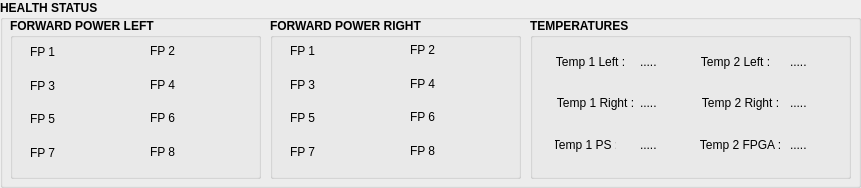
   <widget class="QGroupBox" name="radar_groupbox_22">
    <property name="geometry">
     <rect>
      <x>10</x>
      <y>445</y>
      <width>861</width>
      <height>188</height>
     </rect>
    </property>
    <property name="font">
     <font>
      <bold>true</bold>
     </font>
    </property>
    <property name="styleSheet">
     <string notr="true">QComboBox {
    color: white;
    background-color: #2a2f3b;
    border-radius: 5px;
    padding-left: 8px;
    padding-right: 25px;  /* reserve space for arrow */
    font-size: 12px;
}

/* Drop-down list (popup) */
QComboBox QAbstractItemView {
    background: transparent;             /* remove backside background */
    color: white;
    selection-background-color: #323741;
    selection-color: white;
    border: none;                        /* remove border */
    outline: 0;
    padding-left: 8px;                   /* add space from left */
    padding-right: 5px;
    border-radius: 5px;
    font-size: 15px;
}

/* Hover effect on closed combo box */
QComboBox:hover {
    background-color: #323741;
}

/* Drop-down arrow area (right side) */
QComboBox::drop-down {
    border: none;                        /* no border */
    width: 25px;
    subcontrol-origin: padding;
    subcontrol-position: top right;
    background: transparent;             /* keep transparent */
}

/* Arrow image */
QComboBox::down-arrow {
    image: url(:/resources/arrow.png);
    width: 12px;
    height: 12px;
}

/* Button styling */
QPushButton {
    background-color: orange;
    color: black;
    border: none;
    height: 35px;
    border-radius: 5px;
    font-size: 16px;
}

QPushButton:pressed {
    background-color: darkorange;
}

</string>
    </property>
    <property name="title">
     <string>HEALTH STATUS</string>
    </property>
    <widget class="QGroupBox" name="radar_groupbox_23">
     <property name="geometry">
      <rect>
       <x>10</x>
       <y>18</y>
       <width>251</width>
       <height>161</height>
      </rect>
     </property>
     <property name="font">
      <font>
       <bold>true</bold>
      </font>
     </property>
     <property name="styleSheet">
      <string notr="true">QComboBox {
    color: white;
    background-color: #2a2f3b;
    border-radius: 5px;
    padding-left: 8px;
    padding-right: 25px;  /* reserve space for arrow */
    font-size: 12px;
}

/* Drop-down list (popup) */
QComboBox QAbstractItemView {
    background: transparent;             /* remove backside background */
    color: white;
    selection-background-color: #323741;
    selection-color: white;
    border: none;                        /* remove border */
    outline: 0;
    padding-left: 8px;                   /* add space from left */
    padding-right: 5px;
    border-radius: 5px;
    font-size: 15px;
}

/* Hover effect on closed combo box */
QComboBox:hover {
    background-color: #323741;
}

/* Drop-down arrow area (right side) */
QComboBox::drop-down {
    border: none;                        /* no border */
    width: 25px;
    subcontrol-origin: padding;
    subcontrol-position: top right;
    background: transparent;             /* keep transparent */
}

/* Arrow image */
QComboBox::down-arrow {
    image: url(:/resources/arrow.png);
    width: 12px;
    height: 12px;
}

/* Button styling */
QPushButton {
    background-color: orange;
    color: black;
    border: none;
    height: 35px;
    border-radius: 5px;
    font-size: 16px;
}

QPushButton:pressed {
    background-color: darkorange;
}

</string>
     </property>
     <property name="title">
      <string>FORWARD POWER LEFT</string>
     </property>
     <widget class="QLabel" name="label_129">
      <property name="geometry">
       <rect>
        <x>20</x>
        <y>55</y>
        <width>31</width>
        <height>26</height>
       </rect>
      </property>
      <property name="font">
       <font>
        <pointsize>9</pointsize>
       </font>
      </property>
      <property name="text">
       <string>FP 3</string>
      </property>
     </widget>
     <widget class="QLabel" name="label_130">
      <property name="geometry">
       <rect>
        <x>20</x>
        <y>88</y>
        <width>31</width>
        <height>26</height>
       </rect>
      </property>
      <property name="font">
       <font>
        <pointsize>9</pointsize>
       </font>
      </property>
      <property name="text">
       <string>FP 5</string>
      </property>
     </widget>
     <widget class="QLabel" name="label_131">
      <property name="geometry">
       <rect>
        <x>20</x>
        <y>21</y>
        <width>31</width>
        <height>26</height>
       </rect>
      </property>
      <property name="font">
       <font>
        <pointsize>9</pointsize>
       </font>
      </property>
      <property name="text">
       <string>FP 1</string>
      </property>
     </widget>
     <widget class="QLabel" name="label_132">
      <property name="geometry">
       <rect>
        <x>20</x>
        <y>122</y>
        <width>31</width>
        <height>26</height>
       </rect>
      </property>
      <property name="font">
       <font>
        <pointsize>9</pointsize>
       </font>
      </property>
      <property name="text">
       <string>FP 7</string>
      </property>
     </widget>
     <widget class="QLabel" name="fpLf3">
      <property name="geometry">
       <rect>
        <x>80</x>
        <y>55</y>
        <width>25</width>
        <height>25</height>
       </rect>
      </property>
      <property name="font">
       <font>
        <pointsize>9</pointsize>
       </font>
      </property>
      <property name="text">
       <string/>
      </property>
      <property name="pixmap">
       <pixmap resource="resources.qrc">:/newPrefix/resources/Off.png</pixmap>
      </property>
      <property name="scaledContents">
       <bool>true</bool>
      </property>
     </widget>
     <widget class="QLabel" name="fpLf5">
      <property name="geometry">
       <rect>
        <x>80</x>
        <y>88</y>
        <width>25</width>
        <height>25</height>
       </rect>
      </property>
      <property name="font">
       <font>
        <pointsize>9</pointsize>
       </font>
      </property>
      <property name="text">
       <string/>
      </property>
      <property name="pixmap">
       <pixmap resource="resources.qrc">:/newPrefix/resources/Off.png</pixmap>
      </property>
      <property name="scaledContents">
       <bool>true</bool>
      </property>
     </widget>
     <widget class="QLabel" name="fpLf1">
      <property name="geometry">
       <rect>
        <x>80</x>
        <y>21</y>
        <width>25</width>
        <height>25</height>
       </rect>
      </property>
      <property name="font">
       <font>
        <pointsize>9</pointsize>
       </font>
      </property>
      <property name="text">
       <string/>
      </property>
      <property name="pixmap">
       <pixmap resource="resources.qrc">:/newPrefix/resources/Off.png</pixmap>
      </property>
      <property name="scaledContents">
       <bool>true</bool>
      </property>
     </widget>
     <widget class="QLabel" name="fpLf7">
      <property name="geometry">
       <rect>
        <x>80</x>
        <y>122</y>
        <width>25</width>
        <height>25</height>
       </rect>
      </property>
      <property name="font">
       <font>
        <pointsize>9</pointsize>
       </font>
      </property>
      <property name="text">
       <string/>
      </property>
      <property name="pixmap">
       <pixmap resource="resources.qrc">:/newPrefix/resources/Off.png</pixmap>
      </property>
      <property name="scaledContents">
       <bool>true</bool>
      </property>
     </widget>
     <widget class="QLabel" name="fpLf8">
      <property name="geometry">
       <rect>
        <x>200</x>
        <y>121</y>
        <width>25</width>
        <height>25</height>
       </rect>
      </property>
      <property name="font">
       <font>
        <pointsize>9</pointsize>
       </font>
      </property>
      <property name="text">
       <string/>
      </property>
      <property name="pixmap">
       <pixmap resource="resources.qrc">:/newPrefix/resources/Off.png</pixmap>
      </property>
      <property name="scaledContents">
       <bool>true</bool>
      </property>
     </widget>
     <widget class="QLabel" name="label_138">
      <property name="geometry">
       <rect>
        <x>140</x>
        <y>121</y>
        <width>31</width>
        <height>26</height>
       </rect>
      </property>
      <property name="font">
       <font>
        <pointsize>9</pointsize>
       </font>
      </property>
      <property name="text">
       <string>FP 8</string>
      </property>
     </widget>
     <widget class="QLabel" name="fpLf4">
      <property name="geometry">
       <rect>
        <x>200</x>
        <y>54</y>
        <width>25</width>
        <height>25</height>
       </rect>
      </property>
      <property name="font">
       <font>
        <pointsize>9</pointsize>
       </font>
      </property>
      <property name="text">
       <string/>
      </property>
      <property name="pixmap">
       <pixmap resource="resources.qrc">:/newPrefix/resources/Off.png</pixmap>
      </property>
      <property name="scaledContents">
       <bool>true</bool>
      </property>
     </widget>
     <widget class="QLabel" name="fpLf2">
      <property name="geometry">
       <rect>
        <x>200</x>
        <y>20</y>
        <width>25</width>
        <height>25</height>
       </rect>
      </property>
      <property name="font">
       <font>
        <pointsize>9</pointsize>
       </font>
      </property>
      <property name="text">
       <string/>
      </property>
      <property name="pixmap">
       <pixmap resource="resources.qrc">:/newPrefix/resources/Off.png</pixmap>
      </property>
      <property name="scaledContents">
       <bool>true</bool>
      </property>
     </widget>
     <widget class="QLabel" name="label_141">
      <property name="geometry">
       <rect>
        <x>140</x>
        <y>87</y>
        <width>31</width>
        <height>26</height>
       </rect>
      </property>
      <property name="font">
       <font>
        <pointsize>9</pointsize>
       </font>
      </property>
      <property name="text">
       <string>FP 6</string>
      </property>
     </widget>
     <widget class="QLabel" name="fpLf6">
      <property name="geometry">
       <rect>
        <x>200</x>
        <y>87</y>
        <width>25</width>
        <height>25</height>
       </rect>
      </property>
      <property name="font">
       <font>
        <pointsize>9</pointsize>
       </font>
      </property>
      <property name="text">
       <string/>
      </property>
      <property name="pixmap">
       <pixmap resource="resources.qrc">:/newPrefix/resources/Off.png</pixmap>
      </property>
      <property name="scaledContents">
       <bool>true</bool>
      </property>
     </widget>
     <widget class="QLabel" name="label_143">
      <property name="geometry">
       <rect>
        <x>140</x>
        <y>20</y>
        <width>31</width>
        <height>26</height>
       </rect>
      </property>
      <property name="font">
       <font>
        <pointsize>9</pointsize>
       </font>
      </property>
      <property name="text">
       <string>FP 2</string>
      </property>
     </widget>
     <widget class="QLabel" name="label_144">
      <property name="geometry">
       <rect>
        <x>140</x>
        <y>54</y>
        <width>31</width>
        <height>26</height>
       </rect>
      </property>
      <property name="font">
       <font>
        <pointsize>9</pointsize>
       </font>
      </property>
      <property name="text">
       <string>FP 4</string>
      </property>
     </widget>
    </widget>
    <widget class="QGroupBox" name="radar_groupbox_26">
     <property name="geometry">
      <rect>
       <x>530</x>
       <y>18</y>
       <width>321</width>
       <height>161</height>
      </rect>
     </property>
     <property name="font">
      <font>
       <bold>true</bold>
      </font>
     </property>
     <property name="styleSheet">
      <string notr="true">QComboBox {
    color: white;
    background-color: #2a2f3b;
    border-radius: 5px;
    padding-left: 8px;
    padding-right: 25px;  /* reserve space for arrow */
    font-size: 12px;
}

/* Drop-down list (popup) */
QComboBox QAbstractItemView {
    background: transparent;             /* remove backside background */
    color: white;
    selection-background-color: #323741;
    selection-color: white;
    border: none;                        /* remove border */
    outline: 0;
    padding-left: 8px;                   /* add space from left */
    padding-right: 5px;
    border-radius: 5px;
    font-size: 15px;
}

/* Hover effect on closed combo box */
QComboBox:hover {
    background-color: #323741;
}

/* Drop-down arrow area (right side) */
QComboBox::drop-down {
    border: none;                        /* no border */
    width: 25px;
    subcontrol-origin: padding;
    subcontrol-position: top right;
    background: transparent;             /* keep transparent */
}

/* Arrow image */
QComboBox::down-arrow {
    image: url(:/resources/arrow.png);
    width: 12px;
    height: 12px;
}

/* Button styling */
QPushButton {
    background-color: orange;
    color: black;
    border: none;
    height: 35px;
    border-radius: 5px;
    font-size: 12px;
}

QPushButton:pressed {
    background-color: darkorange;
}

</string>
     </property>
     <property name="title">
      <string>TEMPERATURES</string>
     </property>
     <widget class="QLabel" name="label_173">
      <property name="geometry">
       <rect>
        <x>25</x>
        <y>72</y>
        <width>81</width>
        <height>26</height>
       </rect>
      </property>
      <property name="font">
       <font>
        <pointsize>9</pointsize>
       </font>
      </property>
      <property name="text">
       <string>Temp 1 Right :</string>
      </property>
      <property name="alignment">
       <set>Qt::AlignmentFlag::AlignCenter</set>
      </property>
     </widget>
     <widget class="QLabel" name="rightTemp1">
      <property name="geometry">
       <rect>
        <x>110</x>
        <y>72</y>
        <width>41</width>
        <height>26</height>
       </rect>
      </property>
      <property name="font">
       <font>
        <pointsize>9</pointsize>
       </font>
      </property>
      <property name="text">
       <string>.....</string>
      </property>
     </widget>
     <widget class="QLabel" name="leftTemp1">
      <property name="geometry">
       <rect>
        <x>110</x>
        <y>31</y>
        <width>41</width>
        <height>26</height>
       </rect>
      </property>
      <property name="font">
       <font>
        <pointsize>9</pointsize>
       </font>
      </property>
      <property name="text">
       <string>.....</string>
      </property>
     </widget>
     <widget class="QLabel" name="psTemp">
      <property name="geometry">
       <rect>
        <x>110</x>
        <y>114</y>
        <width>41</width>
        <height>26</height>
       </rect>
      </property>
      <property name="font">
       <font>
        <pointsize>9</pointsize>
       </font>
      </property>
      <property name="text">
       <string>.....</string>
      </property>
     </widget>
     <widget class="QLabel" name="label_177">
      <property name="geometry">
       <rect>
        <x>25</x>
        <y>31</y>
        <width>71</width>
        <height>26</height>
       </rect>
      </property>
      <property name="font">
       <font>
        <pointsize>9</pointsize>
       </font>
      </property>
      <property name="text">
       <string>Temp 1 Left :</string>
      </property>
      <property name="alignment">
       <set>Qt::AlignmentFlag::AlignCenter</set>
      </property>
     </widget>
     <widget class="QLabel" name="label_178">
      <property name="geometry">
       <rect>
        <x>25</x>
        <y>114</y>
        <width>61</width>
        <height>26</height>
       </rect>
      </property>
      <property name="font">
       <font>
        <pointsize>9</pointsize>
       </font>
      </property>
      <property name="text">
       <string>Temp 1 PS :</string>
      </property>
      <property name="alignment">
       <set>Qt::AlignmentFlag::AlignCenter</set>
      </property>
     </widget>
     <widget class="QLabel" name="label_179">
      <property name="geometry">
       <rect>
        <x>170</x>
        <y>72</y>
        <width>81</width>
        <height>26</height>
       </rect>
      </property>
      <property name="font">
       <font>
        <pointsize>9</pointsize>
       </font>
      </property>
      <property name="text">
       <string>Temp 2 Right :</string>
      </property>
      <property name="alignment">
       <set>Qt::AlignmentFlag::AlignCenter</set>
      </property>
     </widget>
     <widget class="QLabel" name="rightTemp2">
      <property name="geometry">
       <rect>
        <x>260</x>
        <y>72</y>
        <width>41</width>
        <height>26</height>
       </rect>
      </property>
      <property name="font">
       <font>
        <pointsize>9</pointsize>
       </font>
      </property>
      <property name="text">
       <string>.....</string>
      </property>
     </widget>
     <widget class="QLabel" name="leftTemp2">
      <property name="geometry">
       <rect>
        <x>260</x>
        <y>31</y>
        <width>41</width>
        <height>26</height>
       </rect>
      </property>
      <property name="font">
       <font>
        <pointsize>9</pointsize>
       </font>
      </property>
      <property name="text">
       <string>.....</string>
      </property>
     </widget>
     <widget class="QLabel" name="fpgaTemp">
      <property name="geometry">
       <rect>
        <x>260</x>
        <y>114</y>
        <width>41</width>
        <height>26</height>
       </rect>
      </property>
      <property name="font">
       <font>
        <pointsize>9</pointsize>
       </font>
      </property>
      <property name="text">
       <string>.....</string>
      </property>
     </widget>
     <widget class="QLabel" name="label_183">
      <property name="geometry">
       <rect>
        <x>170</x>
        <y>31</y>
        <width>71</width>
        <height>26</height>
       </rect>
      </property>
      <property name="font">
       <font>
        <pointsize>9</pointsize>
       </font>
      </property>
      <property name="text">
       <string>Temp 2 Left :</string>
      </property>
      <property name="alignment">
       <set>Qt::AlignmentFlag::AlignCenter</set>
      </property>
     </widget>
     <widget class="QLabel" name="label_184">
      <property name="geometry">
       <rect>
        <x>170</x>
        <y>114</y>
        <width>81</width>
        <height>26</height>
       </rect>
      </property>
      <property name="font">
       <font>
        <pointsize>9</pointsize>
       </font>
      </property>
      <property name="text">
       <string>Temp 2 FPGA :</string>
      </property>
      <property name="alignment">
       <set>Qt::AlignmentFlag::AlignCenter</set>
      </property>
     </widget>
    </widget>
    <widget class="QGroupBox" name="radar_groupbox_24">
     <property name="geometry">
      <rect>
       <x>270</x>
       <y>18</y>
       <width>251</width>
       <height>161</height>
      </rect>
     </property>
     <property name="font">
      <font>
       <bold>true</bold>
      </font>
     </property>
     <property name="styleSheet">
      <string notr="true">QComboBox {
    color: white;
    background-color: #2a2f3b;
    border-radius: 5px;
    padding-left: 8px;
    padding-right: 25px;  /* reserve space for arrow */
    font-size: 12px;
}

/* Drop-down list (popup) */
QComboBox QAbstractItemView {
    background: transparent;             /* remove backside background */
    color: white;
    selection-background-color: #323741;
    selection-color: white;
    border: none;                        /* remove border */
    outline: 0;
    padding-left: 8px;                   /* add space from left */
    padding-right: 5px;
    border-radius: 5px;
    font-size: 15px;
}

/* Hover effect on closed combo box */
QComboBox:hover {
    background-color: #323741;
}

/* Drop-down arrow area (right side) */
QComboBox::drop-down {
    border: none;                        /* no border */
    width: 25px;
    subcontrol-origin: padding;
    subcontrol-position: top right;
    background: transparent;             /* keep transparent */
}

/* Arrow image */
QComboBox::down-arrow {
    image: url(:/resources/arrow.png);
    width: 12px;
    height: 12px;
}

/* Button styling */
QPushButton {
    background-color: orange;
    color: black;
    border: none;
    height: 35px;
    border-radius: 5px;
    font-size: 16px;
}

QPushButton:pressed {
    background-color: darkorange;
}

</string>
     </property>
     <property name="title">
      <string>FORWARD POWER RIGHT</string>
     </property>
     <widget class="QLabel" name="fpRl3">
      <property name="geometry">
       <rect>
        <x>80</x>
        <y>55</y>
        <width>25</width>
        <height>25</height>
       </rect>
      </property>
      <property name="font">
       <font>
        <pointsize>9</pointsize>
       </font>
      </property>
      <property name="text">
       <string/>
      </property>
      <property name="pixmap">
       <pixmap resource="resources.qrc">:/newPrefix/resources/Off.png</pixmap>
      </property>
      <property name="scaledContents">
       <bool>true</bool>
      </property>
     </widget>
     <widget class="QLabel" name="fpRl5">
      <property name="geometry">
       <rect>
        <x>80</x>
        <y>88</y>
        <width>25</width>
        <height>25</height>
       </rect>
      </property>
      <property name="font">
       <font>
        <pointsize>9</pointsize>
       </font>
      </property>
      <property name="text">
       <string/>
      </property>
      <property name="pixmap">
       <pixmap resource="resources.qrc">:/newPrefix/resources/Off.png</pixmap>
      </property>
      <property name="scaledContents">
       <bool>true</bool>
      </property>
     </widget>
     <widget class="QLabel" name="fpRl1">
      <property name="geometry">
       <rect>
        <x>80</x>
        <y>21</y>
        <width>25</width>
        <height>25</height>
       </rect>
      </property>
      <property name="font">
       <font>
        <pointsize>9</pointsize>
       </font>
      </property>
      <property name="text">
       <string/>
      </property>
      <property name="pixmap">
       <pixmap resource="resources.qrc">:/newPrefix/resources/Off.png</pixmap>
      </property>
      <property name="scaledContents">
       <bool>true</bool>
      </property>
     </widget>
     <widget class="QLabel" name="fpRl7">
      <property name="geometry">
       <rect>
        <x>80</x>
        <y>122</y>
        <width>25</width>
        <height>25</height>
       </rect>
      </property>
      <property name="font">
       <font>
        <pointsize>9</pointsize>
       </font>
      </property>
      <property name="text">
       <string/>
      </property>
      <property name="pixmap">
       <pixmap resource="resources.qrc">:/newPrefix/resources/Off.png</pixmap>
      </property>
      <property name="scaledContents">
       <bool>true</bool>
      </property>
     </widget>
     <widget class="QLabel" name="fpRl8">
      <property name="geometry">
       <rect>
        <x>200</x>
        <y>121</y>
        <width>25</width>
        <height>25</height>
       </rect>
      </property>
      <property name="font">
       <font>
        <pointsize>9</pointsize>
       </font>
      </property>
      <property name="text">
       <string/>
      </property>
      <property name="pixmap">
       <pixmap resource="resources.qrc">:/newPrefix/resources/Off.png</pixmap>
      </property>
      <property name="scaledContents">
       <bool>true</bool>
      </property>
     </widget>
     <widget class="QLabel" name="fpRl4">
      <property name="geometry">
       <rect>
        <x>200</x>
        <y>54</y>
        <width>25</width>
        <height>25</height>
       </rect>
      </property>
      <property name="font">
       <font>
        <pointsize>9</pointsize>
       </font>
      </property>
      <property name="text">
       <string/>
      </property>
      <property name="pixmap">
       <pixmap resource="resources.qrc">:/newPrefix/resources/Off.png</pixmap>
      </property>
      <property name="scaledContents">
       <bool>true</bool>
      </property>
     </widget>
     <widget class="QLabel" name="fpRl2">
      <property name="geometry">
       <rect>
        <x>200</x>
        <y>20</y>
        <width>25</width>
        <height>25</height>
       </rect>
      </property>
      <property name="font">
       <font>
        <pointsize>9</pointsize>
       </font>
      </property>
      <property name="text">
       <string/>
      </property>
      <property name="pixmap">
       <pixmap resource="resources.qrc">:/newPrefix/resources/Off.png</pixmap>
      </property>
      <property name="scaledContents">
       <bool>true</bool>
      </property>
     </widget>
     <widget class="QLabel" name="fpRl6">
      <property name="geometry">
       <rect>
        <x>200</x>
        <y>87</y>
        <width>25</width>
        <height>25</height>
       </rect>
      </property>
      <property name="font">
       <font>
        <pointsize>9</pointsize>
       </font>
      </property>
      <property name="text">
       <string/>
      </property>
      <property name="pixmap">
       <pixmap resource="resources.qrc">:/newPrefix/resources/Off.png</pixmap>
      </property>
      <property name="scaledContents">
       <bool>true</bool>
      </property>
     </widget>
     <widget class="QLabel" name="label_145">
      <property name="geometry">
       <rect>
        <x>140</x>
        <y>120</y>
        <width>31</width>
        <height>26</height>
       </rect>
      </property>
      <property name="font">
       <font>
        <pointsize>9</pointsize>
       </font>
      </property>
      <property name="text">
       <string>FP 8</string>
      </property>
     </widget>
     <widget class="QLabel" name="label_146">
      <property name="geometry">
       <rect>
        <x>140</x>
        <y>53</y>
        <width>31</width>
        <height>26</height>
       </rect>
      </property>
      <property name="font">
       <font>
        <pointsize>9</pointsize>
       </font>
      </property>
      <property name="text">
       <string>FP 4</string>
      </property>
     </widget>
     <widget class="QLabel" name="label_147">
      <property name="geometry">
       <rect>
        <x>140</x>
        <y>19</y>
        <width>31</width>
        <height>26</height>
       </rect>
      </property>
      <property name="font">
       <font>
        <pointsize>9</pointsize>
       </font>
      </property>
      <property name="text">
       <string>FP 2</string>
      </property>
     </widget>
     <widget class="QLabel" name="label_148">
      <property name="geometry">
       <rect>
        <x>140</x>
        <y>86</y>
        <width>31</width>
        <height>26</height>
       </rect>
      </property>
      <property name="font">
       <font>
        <pointsize>9</pointsize>
       </font>
      </property>
      <property name="text">
       <string>FP 6</string>
      </property>
     </widget>
     <widget class="QLabel" name="label_154">
      <property name="geometry">
       <rect>
        <x>20</x>
        <y>54</y>
        <width>31</width>
        <height>26</height>
       </rect>
      </property>
      <property name="font">
       <font>
        <pointsize>9</pointsize>
       </font>
      </property>
      <property name="text">
       <string>FP 3</string>
      </property>
     </widget>
     <widget class="QLabel" name="label_157">
      <property name="geometry">
       <rect>
        <x>20</x>
        <y>121</y>
        <width>31</width>
        <height>26</height>
       </rect>
      </property>
      <property name="font">
       <font>
        <pointsize>9</pointsize>
       </font>
      </property>
      <property name="text">
       <string>FP 7</string>
      </property>
     </widget>
     <widget class="QLabel" name="label_159">
      <property name="geometry">
       <rect>
        <x>20</x>
        <y>87</y>
        <width>31</width>
        <height>26</height>
       </rect>
      </property>
      <property name="font">
       <font>
        <pointsize>9</pointsize>
       </font>
      </property>
      <property name="text">
       <string>FP 5</string>
      </property>
     </widget>
     <widget class="QLabel" name="label_160">
      <property name="geometry">
       <rect>
        <x>20</x>
        <y>20</y>
        <width>31</width>
        <height>26</height>
       </rect>
      </property>
      <property name="font">
       <font>
        <pointsize>9</pointsize>
       </font>
      </property>
      <property name="text">
       <string>FP 1</string>
      </property>
     </widget>
    </widget>
   </widget>
